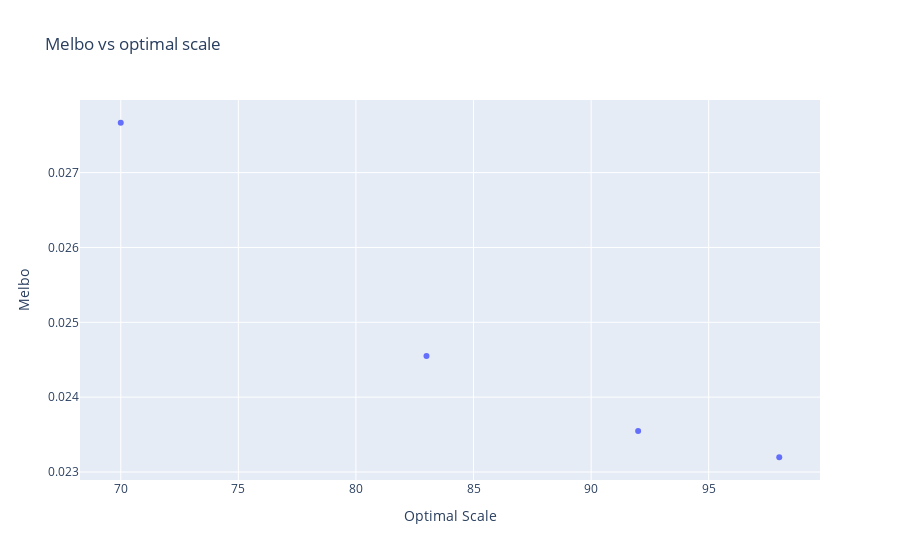

The code cell stored with this chart in its notebook:
### Code cell
# hacky plot

# names = ["writing", "anger", "london", "wedding"]

# approx optimal scales computed from peak of score * coherence
# optimal_scales = [55, 62, 80, 70]

# approx optimal scales computed from coherence == 0.6
optimal_scales = [83, 70, 92, 98]

melbo_scores = [245.49, 276.66, 235.48, 231.97]
melbo_scores = [x / 10000 for x in melbo_scores]
loss_values = [0.023031622171401978, 0.041250011324882506, 0.022686100006103514, 0.02259013056755066]

px.scatter(x=optimal_scales, y=melbo_scores, title="Melbo vs optimal scale", labels={'x': 'Optimal Scale', 'y': 'Melbo'})

### Figure 1 — Plotly figure (JSON) as saved in the notebook; plotly's stock layout.template omitted (floating-point values rounded to 4 significant figures)
{"data": [{"hovertemplate": "Optimal Scale=%{x}<br>Melbo=%{y}<extra></extra>", "legendgroup": "", "marker": {"color": "#636efa", "symbol": "circle"}, "mode": "markers", "name": "", "orientation": "v", "showlegend": false, "type": "scatter", "x": [83, 70, 92, 98], "xaxis": "x", "y": [0.02455, 0.02767, 0.02355, 0.0232], "yaxis": "y"}], "layout": {"legend": {"tracegroupgap": 0}, "title": {"text": "Melbo vs optimal scale"}, "xaxis": {"anchor": "y", "domain": [0, 1], "title": {"text": "Optimal Scale"}}, "yaxis": {"anchor": "x", "domain": [0, 1], "title": {"text": "Melbo"}}}}
